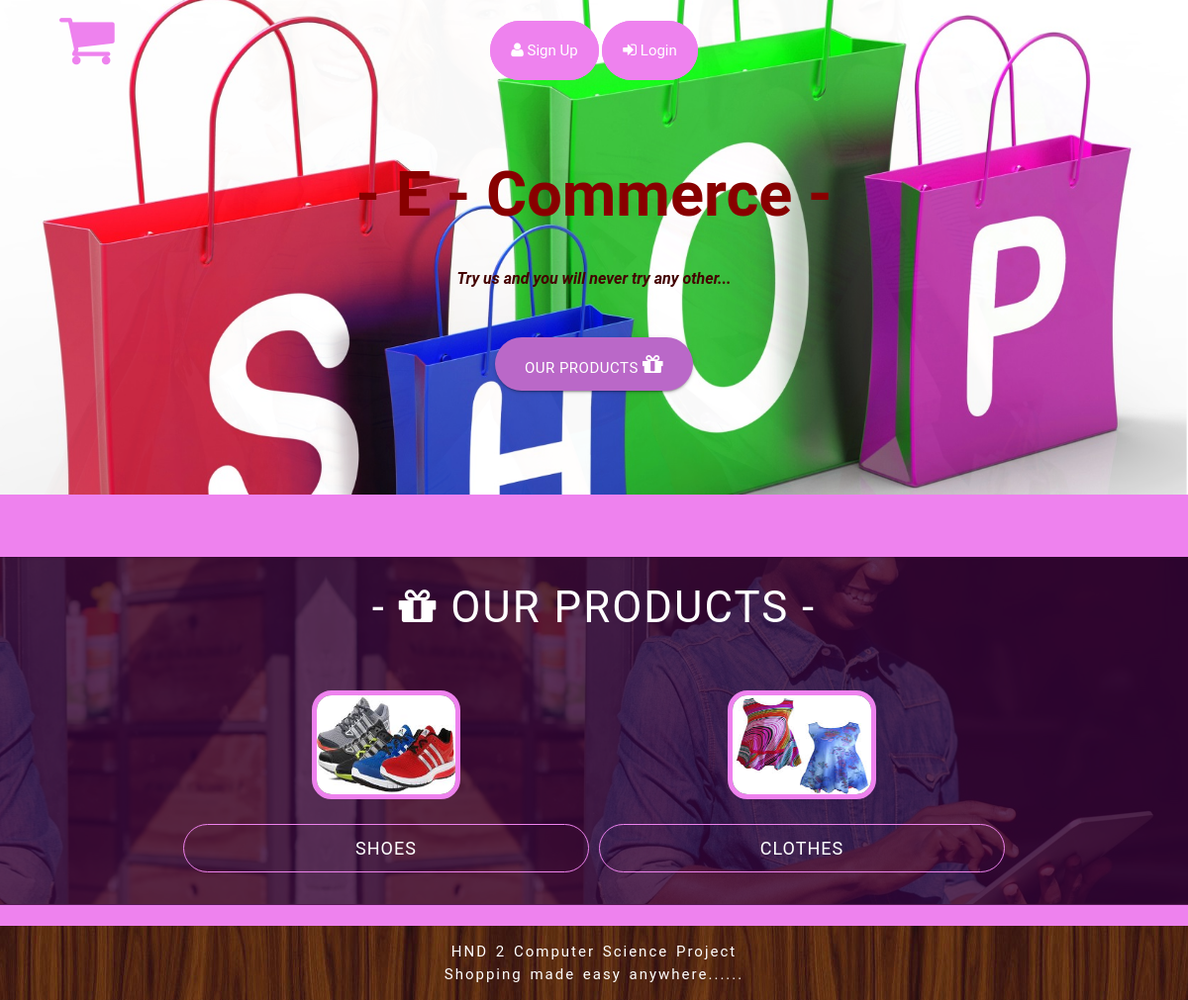
The page / on the database its author committed.
### tables this page shows
CREATE TABLE IF NOT EXISTS `product_g` (
  `id` int(11) NOT NULL,
  `photo` varchar(200) NOT NULL,
  `name` varchar(100) NOT NULL
);

### index.php (the view, shortened to what this page needs)
<?php
include'connect/connect.php';
?>
<!DOCTYPE html>
<html>
<head>
	<link rel="stylesheet" type="text/css" href="fonts/font-awesome.css" />
    <link rel="stylesheet" href="style/materialize.css" type="text/css"/>
    <link rel="stylesheet" href="style/mystyle.css" type="text/css"/>
</head>
<body style="background:url(image/woodback.jpg);">
<div id="slider-image">
	<div id="navigate" class="nav-wrappers">
	<i class="fa fa-shopping-cart" style="padding:10px;margin-left: 50px;font-size:60px;color:violet"></i>
	    <center style="margin-top: -40px;">
	    	<a href="reg.php" id="mynav2"><i class="fa fa-user" style="font-size: 16px"></i> Sign Up</a>
	    	<a href="login.php" id="mynav2"><i class="fa fa-sign-in" style="font-size: 16px"></i> Login</a>
	    </center>
	</div>
	<br><br><br>
	<center>
	<h1 style="color:#880000;font-weight: bold;">
		- E - Commerce - <br>
		<i style="color:#440000;font-size: 16px;">Try us and you will never try any other...</i>
	</h1>
	  <a class="waves-effect waves-light btn-large purple lighten-2 dropdown-button" href='#' data-activates='dropdown1' style="border-radius: 50px;">Our Products <i class="fa fa-gift"></i></a>
	</center>
</div>
 <nav class="nav-wrapper" style="background:violet;margin-top: -16px;">
 </nav>
 <div class="parallax-container valign-wrapper" id="para">
    <div id="How" class="container">
        <div class="col s12 m12 l12 scrollspy" id="about-us" style="height:auto">
	 		<center>
	 			<h3 style="color:#fff;letter-spacing: 2px;padding: 5px;font-weight:bol;">
	 			- <i class="fa fa-gift"></i> OUR PRODUCTS -</h3>
	 		</center>
	 		<br/>
	 		<div class="container-fluid">
		 		<center>
			 		<table>
			 			<tr>
			 			 <?php
		                    $get = $con->query("SELECT * FROM product_g");
		                    if($get->num_rows > 0){
		                      while($f = $get->fetch_object()){
		                 ?>
			 				<td>
				 				<center>
				 					<a href="viewp.php?pg=<?= $f->name?>">
				 						<img src="admin/<?=$f->photo?>" style="width:150px;height:110px;border:5px solid violet;border-radius: 20px; ">
				 					</a>
				 					<a href="viewp.php?pg=<?= $f->name?>">
					 					<p style="color:white;letter-spacing: 1px;font-size: 18px;border:1px solid violet;padding:10px;border-radius: 50px;">
					 						<?= strtoupper($f->name) ?>
					 					</p>
				 					</a>
				 				</center>
			 				</td>
			 			 <?php
			 			 	}
			 			 }else{
			 			 	echo'<center style="color:yellow">No products Group !!</center>';
			 			 }
			 			 ?>
			 			</tr>
			 		</table>
		 		</center>
	 		</div>
 		</div>
        <div class="parallax"><img src="image/b4.jpg" alt="Unsplashed background img 2"></div>
    </div>
</div>
 <div class="nav-wrapper" style="margin-top:-16px;background: violet ;">
 </div>
 <div id="footer">
	 <center>
	 	<p style="color:white;letter-spacing: 2px;word-spacing: 2px;">
	 		HND 2 Computer Science Project<br/>
	 		Shopping made easy anywhere......
	 	</p>
	 </center>
 </div>
</body>
</html>

### style/mystyle.css (style rules this page uses)
#slider-image { height:500px; }
#mynav2 { padding:20px; color:white; border: 1px solid violet; border-radius:50px; background: violet; padding: }
#para { background: rgba(50, 0, 50, 0.8) !important; height: auto; }

### rows shown on the page
product_g: photo (picture), name "SHOES"
product_g: photo (picture), name "CLOTHES"
